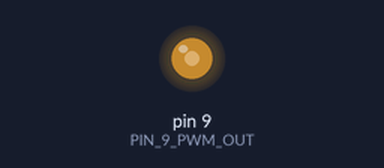
Bench run of a sketch on a simulated Arduino Uno, built with avr-gcc and run on an emulated ATmega328P. Shown: output pins drawn as LEDs (lit = HIGH).

Above: at 0.1 s.
Timing chart, 0 to 1.6 s (numbered marks = the images above):
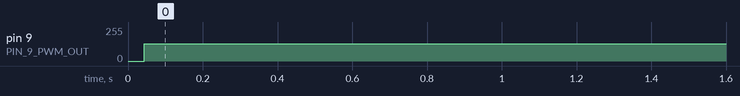

The sketch:

test-pwm.ino
```cpp
int pwmDelay = 0;
const uint16_t sine[8]  = {2048,3495,4095,3495,2048,600,0,600};
void setup() {
  Serial.begin(115200);
  pinMode(9,OUTPUT);      // PIN 9 PWM OUT
}

void loop() {
  for(int i=0 ; i<8 ; i++){
    int pwmOut = map(sine[i],0,4095,0,255); // Mapping from 0-4095 to 0-255
    analogWrite(9,pwmOut);
    delayMicroseconds(400);                 // Delay for change frequncy from 840 Hz to 200 Hz
  }
}
```

Measured:
- by itself, pin 9 (PIN_9_PWM_OUT): 0/255 → 128/255 at 0.04 s
